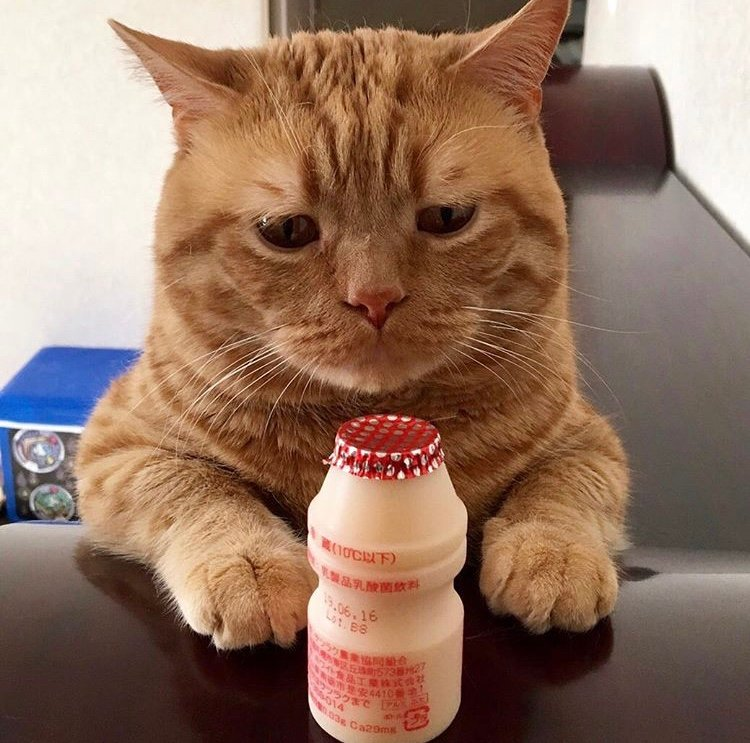
#> input picture data/img_a.jpg, 750 x 743 px
$ python img_a_img_b_merge.py
#> lines starting #> are read from the running program, lines starting #| are printed output that depends on the picture
from PIL import Image
import argparse

parser = argparse.ArgumentParser(description='img_a img_b merge')

parser.add_argument('--img_a_path', default='./../data/img_a.jpg', type=str,
                    help='输入图片a的路径')
parser.add_argument('--img_b_path', default='./../data/img_b.jpg', type=str,
                    help='输入图片b的路径')
parser.add_argument('--merge_type', default=1, type=int,
                    help='输入图片的合并方式，1-拉伸填充，2-保持原比例填充')
parser.add_argument('--bbox_str', default='100,100,200,300', type=str,
                    help='输入要合并到图片b中的坐标区域')

def chang_l(input_l):
    return_data = []
    for i in input_l:
        return_data.append(int(i))
    return return_data


# 把img_a根据要求合并到img_b中，并保存合成的图片结果。
def img_a_img_b_merge(path_a, path_b, merge_type, bbox_l):
    """
    path_a:str, 图片a的路径
    path_a:str, 图片b的路径
    merge_type:str, 合并的方式，1-拉伸填充，2-保持原比例填充
    bbox_l:list, 图片b所指定的区域,如 [100, 100, 200, 300]
    """
    try:

        bbox_l = chang_l(bbox_l)

        img_a = Image.open(path_a)
#> img_a is the input picture: PIL image 750x743 RGB; mean R, G, B 146.2, 115.1, 97.1

        img_b = Image.open(path_b)
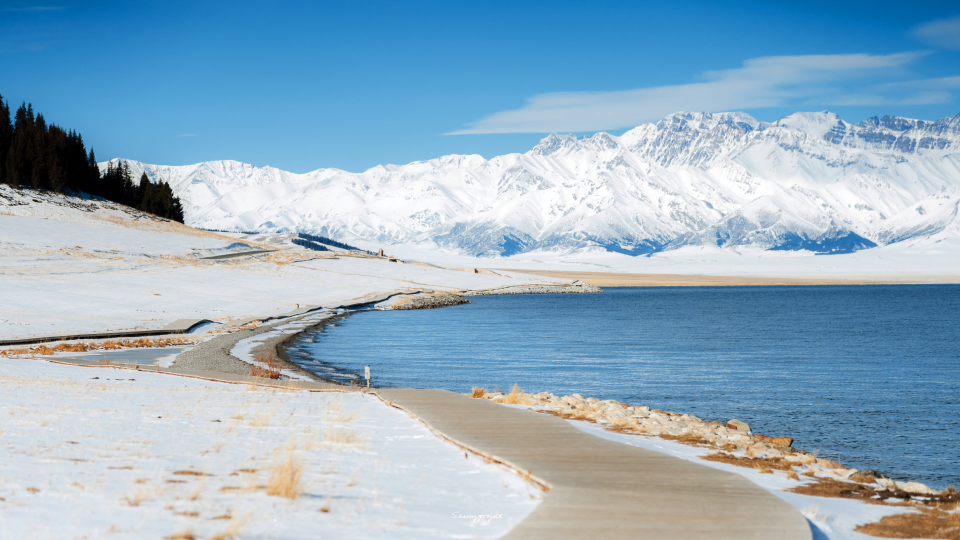
#> input picture data/img_b.jpg, 1920 x 1080 px (shown at 1/2 size)
#> img_b is the input picture: PIL image 1920x1080 RGB; mean R, G, B 146.9, 175.2, 194.1

        a_w, a_h = img_a.size    # 得到图片a的宽度、高度
#> a_w = 750; a_h = 743

        re_b_w, re_b_h = bbox_l[2]-bbox_l[0], bbox_l[3]-bbox_l[1]

        if merge_type == 1:    # 拉伸填充
            re_img_a = img_a.resize((re_b_w, re_b_h))
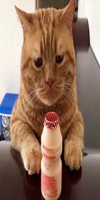
#> re_img_a: PIL image 100x200 RGB; mean R, G, B 146.2, 115.1, 97.1

        elif  merge_type == 2:    # 保持a图的原比例填充
            k = a_w/a_h
            w = re_b_w
            h = int(re_b_w/k)
            if h <= re_b_h:
                re_img_a = img_a.resize((re_b_w, h))
            else:
                w = int(re_b_h*k)
                re_img_a = img_a.resize((w, re_b_h))

        else:
            print("缺少参数，请设置拉伸或者填充模式")

            return

        img_b.paste(re_img_a, (bbox_l[0], bbox_l[1]))    # 把变换后的图片a填充到图片b中

        img_b.save("./../data/img_merge.jpg")    # 保存图片
        print("图片合成完成，保持到本地：./../data/img_merge.jpg")

        return img_b

    except:
        print("程序执行，出现异常，请检查，输入正确的参数")


def main():
    args = parser.parse_args()

    print(args)

    img_a_path = args.img_a_path

    img_b_path = args.img_b_path

    merge_type = args.merge_type

    bbox_l = args.bbox_str.split(",")

    img_merge = img_a_img_b_merge(img_a_path, img_b_path, merge_type, bbox_l)


if __name__ == '__main__':
    main()
